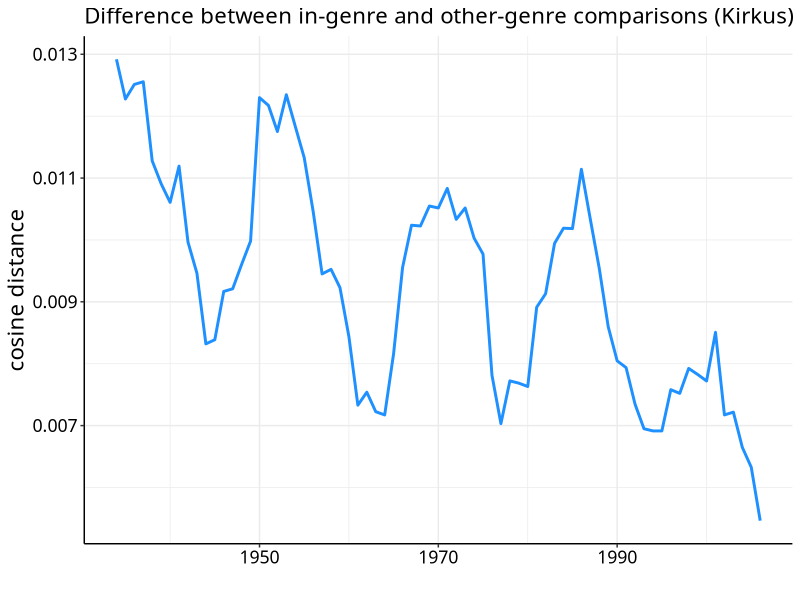
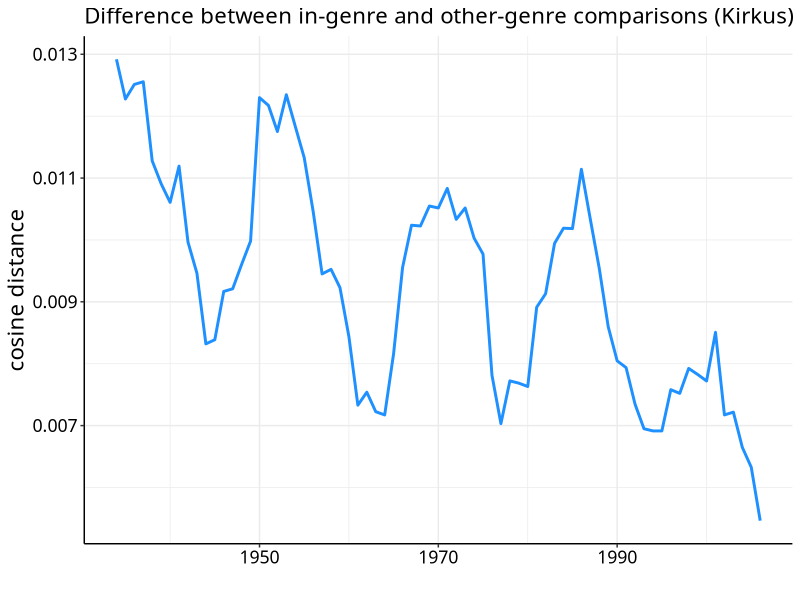

R code for these plots, in order:
# Plots the difference between in-genre comparisons and comparisons
# to volumes assigned to a different genre.

library(ggplot2)
data <- read.csv('kirkus_results.tsv', sep = '\t')

kdiffs = c()
kdates = c()

for (i in 1934:2006) {
  thesediffs = data$othergenrediff[data$meandate >= i - 3 & data$meandate <= i + 3]
  kdiffs = c(kdiffs, median(thesediffs))
  kdates = c(kdates, i)
}

df <- data.frame(meandate = kdates, diff = kdiffs)

p <- ggplot(df, aes(x = meandate, y = diff)) + 
  geom_line(color = 'dodgerblue', size = 1) +
  theme_bw() + ggtitle('Difference between in-genre and other-genre comparisons (Kirkus)') +
  scale_x_continuous("") +
  scale_y_continuous('cosine distance') +
  theme(text = element_text(size = 16, family = "Avenir Next Medium"), panel.border = element_blank()) +
  theme(axis.line = element_line(color = 'black'),
        axis.text = element_text(color = 'black'),
        plot.title = element_text(size = 16),
        legend.position = 'none')

tiff("kirkusothergenrediffs.tiff", height = 6, width = 9, units = 'in', res=400)
plot(p)
dev.off()
plot(p)